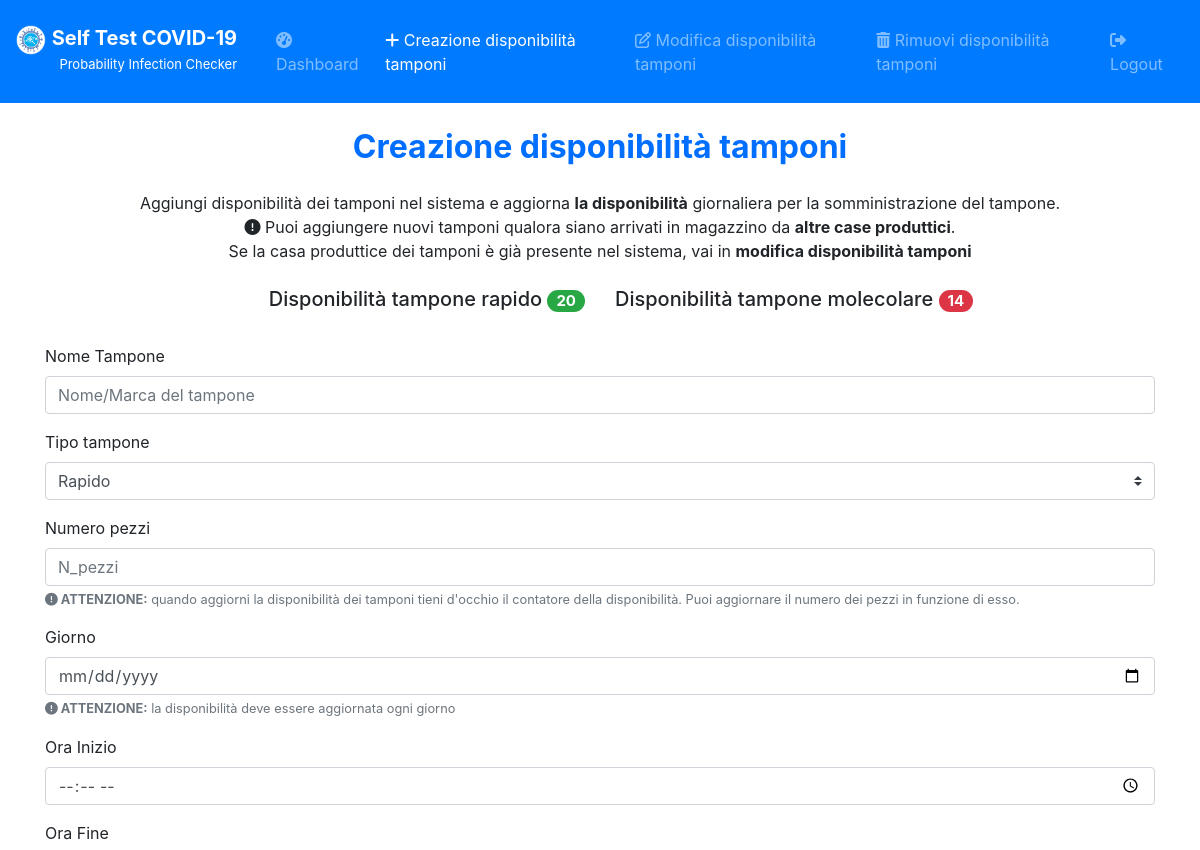
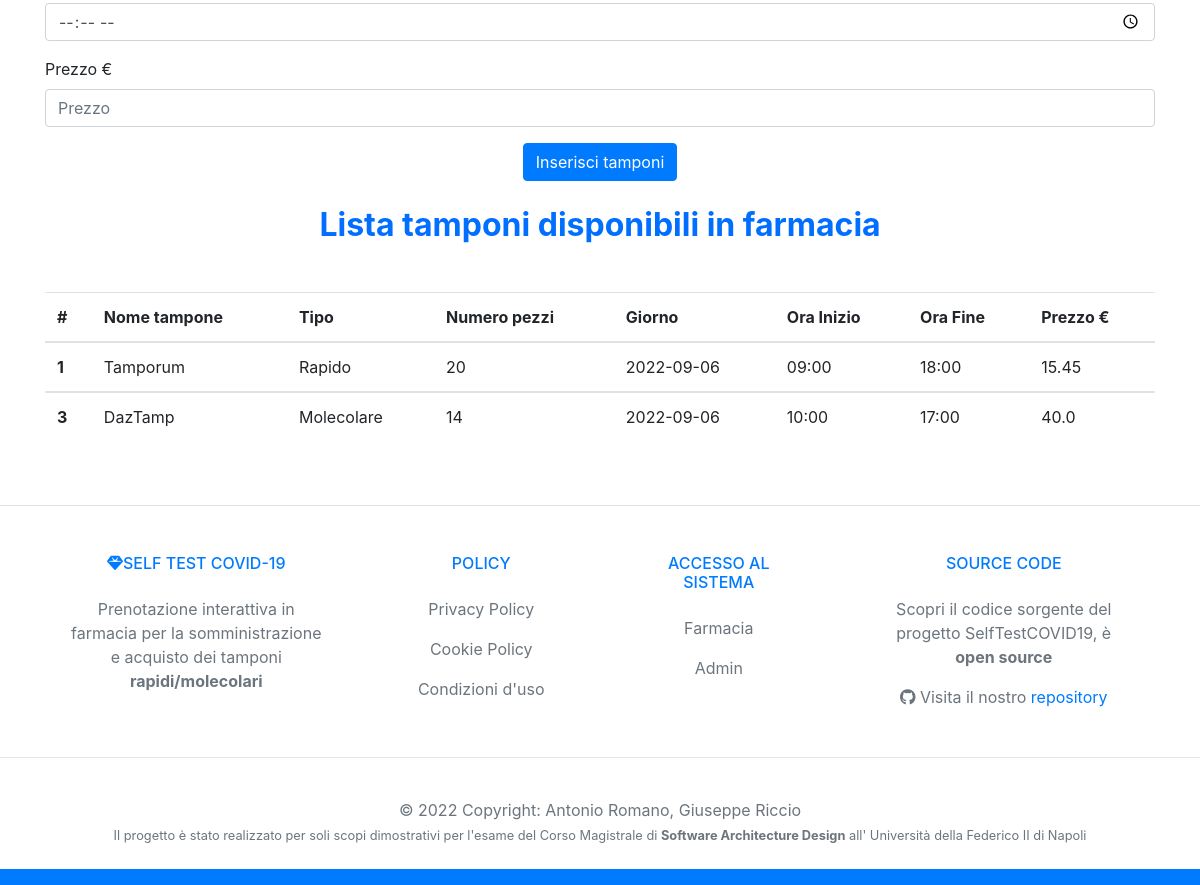
Before: /creazioneDisponibilitaTamponi (signed in) with the older database file (2 pictures, top to bottom).
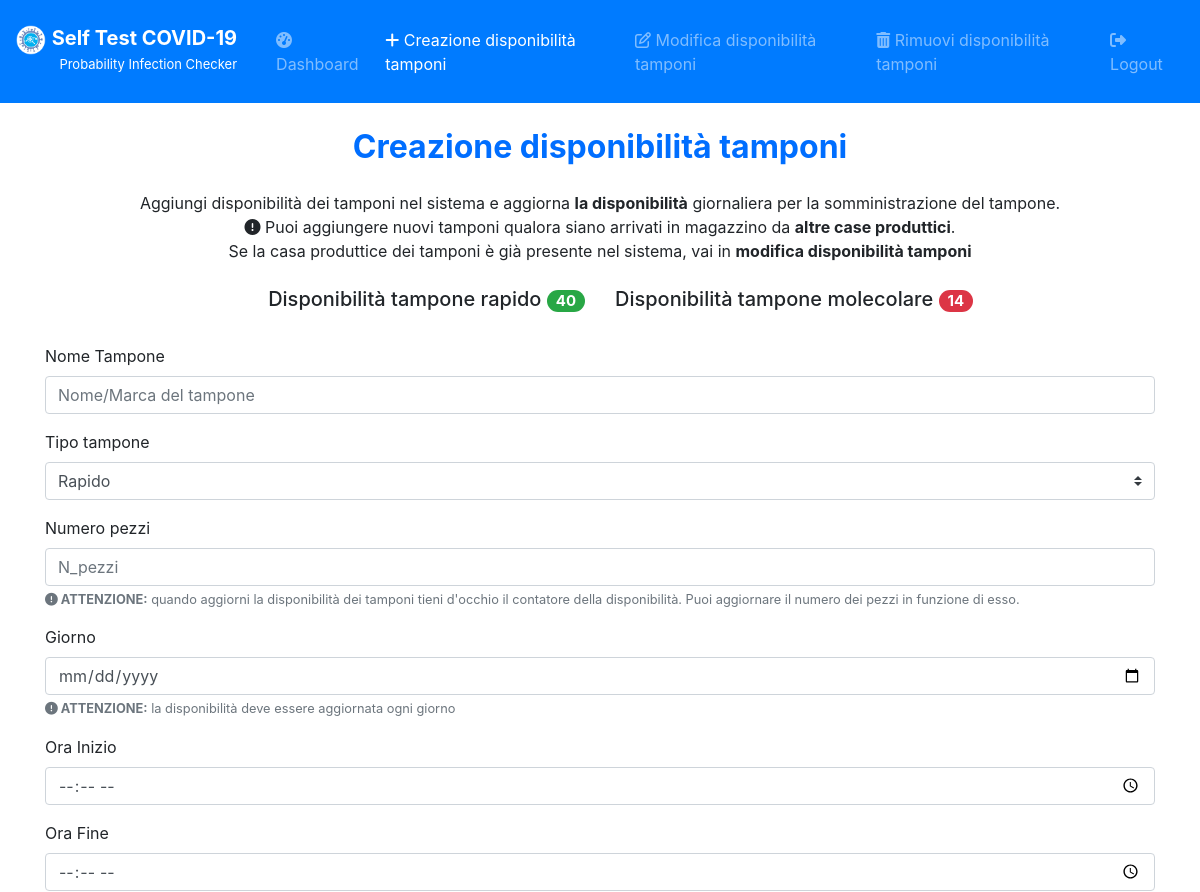
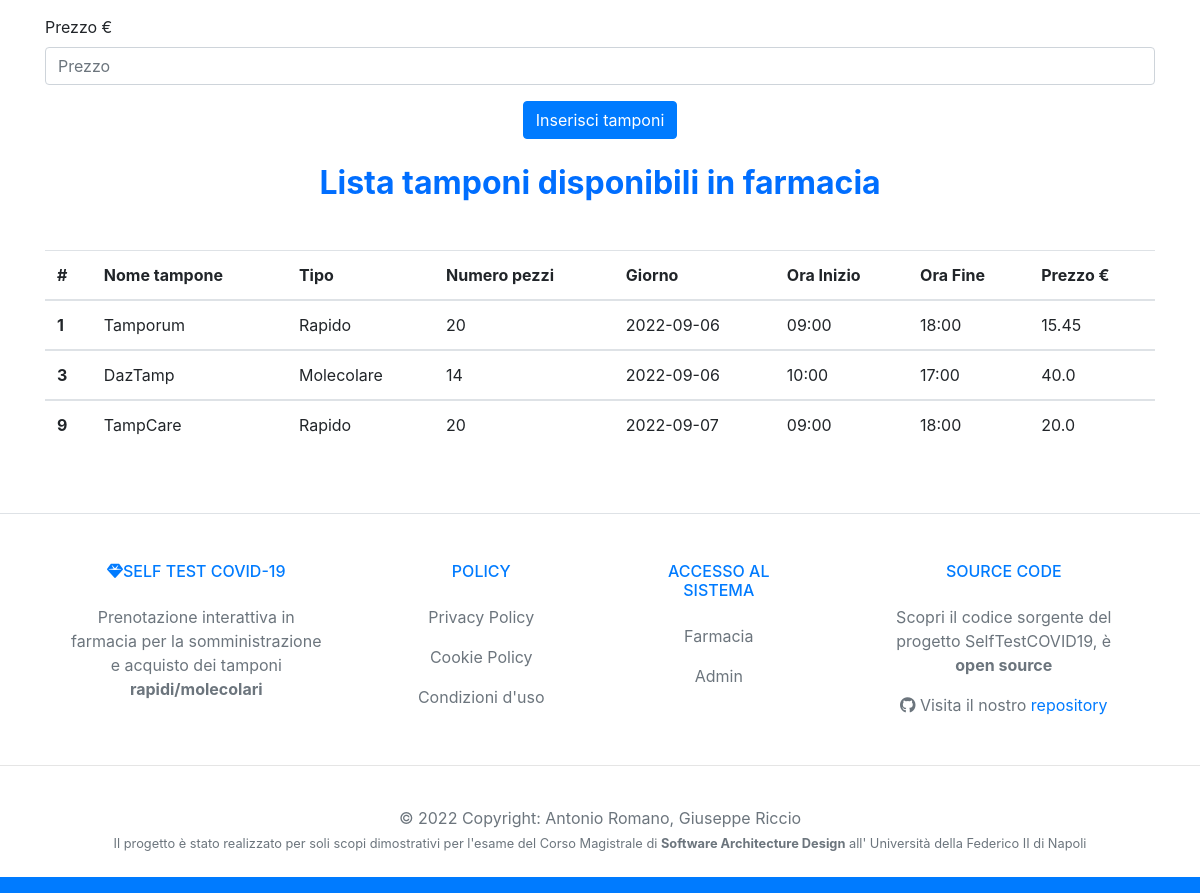
After: the same page with the newer database file (2 pictures, top to bottom).
### tables this page shows
CREATE TABLE `Tamponi` (
	ID INTEGER PRIMARY KEY AUTOINCREMENT,
	NomeTampone VARCHAR(50),
	Tipo VARCHAR(10),
	N_pezzi INTEGER,
	Giorno DATE,
	OraInizio TIME,
	OraFine TIME,
	Prezzo FLOAT,
	ID_Farmacia INTEGER,
	UNIQUE(NomeTampone,ID_Farmacia)
);

### controllers/GestioneDisponibilitàController.py (the view, shortened to what this page needs)
def creaDisponibilitaTamponi():
    msg_error = ""
    if 'loggedin' in session:
        connection = connectDB()
        tamponi = connection.execute('SELECT * FROM Tamponi WHERE ID_Farmacia = ?',(session['id'],)).fetchall()
        totaleRapido = connection.execute('SELECT COALESCE(SUM(N_pezzi),0) as TOT FROM Tamponi WHERE tipo = ? AND ID_Farmacia = ?',('Rapido',session['id'],)).fetchall()
        totaleMolecolare = connection.execute('SELECT COALESCE(SUM(N_pezzi),0) as TOT FROM Tamponi WHERE tipo = ? AND ID_Farmacia = ?',('Molecolare',session['id'],)).fetchall()
        connection.close()
    else:
        return redirect('/loginFarmacia')
    return render_template('/FarmaciaView/creazioneDisponibilitaTamponi.html',tamponi=tamponi, totaleRapido=totaleRapido, totaleMolecolare=totaleMolecolare, msg_error=msg_error)

### models/DB.py (called while the page is built)
def connectDB():
    connection = sqlite3.connect('./models/selftestcovid19.db')
    connection.row_factory = sqlite3.Row
    return connection

### templates/FarmaciaView/creazioneDisponibilitaTamponi.html (shortened to what the changed rows need)
<!doctype html>
<html lang="it">
<head>
  <link rel="stylesheet" href="https://cdnjs.cloudflare.com/ajax/libs/font-awesome/4.7.0/css/font-awesome.min.css">
  <link rel="stylesheet" href="https://stackpath.bootstrapcdn.com/bootstrap/4.3.1/css/bootstrap.min.css">
</head>
<body>
  <div class="container">
    <center>
      <h2 class="text-center" style="margin: 25px;"><b><span style="color: #006eff;">
            Creazione disponibilità tamponi</span></b></h2>
    </center>
  </div>
  <div class="flex justify-content-center my-4">
    <div class="row">
      <div class="col">
        {% for totaleRap in totaleRapido %}
        <h5 style="text-align: right;"> Disponibilità tampone rapido
          <span class="badge badge-pill badge-success"> {{totaleRap.TOT}} </span></h3>
          {% endfor %}
      </div>
      <div class="col">
        {% for totaleMol in totaleMolecolare %}
        <h5 style="text-align: left;"> Disponibilità tampone molecolare
          <span class="badge badge-pill badge-danger"> {{totaleMol.TOT}} </span></h3>
          {% endfor %}
      </div>
    </div>
  </div>
  <div class="container">
    <center>
      <h2 class="text-center" style="margin: 25px;"><b><span style="color: #006eff;">
            Lista tamponi disponibili in farmacia </span></b></h2>
      <div class="d-flex justify-content-center mt-5 table-responsive">
        <table class="table">
          <thead>
            <tr>
              <th scope="col">#</th>
              <th scope="col">Nome tampone</th>
              <th scope="col">Tipo</th>
              <th scope="col">Numero pezzi</th>
              <th scope="col">Giorno</th>
              <th scope="col">Ora Inizio</th>
              <th scope="col">Ora Fine</th>
              <th scope="col">Prezzo €</th>
            </tr>
          </thead>
          <tbody>
            {% for tampone in tamponi %}
            <tr>
              <th scope="row">{{ tampone.ID }}</th>
              <td>{{ tampone.NomeTampone }}</td>
              <td>{{ tampone.Tipo }}</td>
              <td>{{ tampone.N_pezzi }}</td>
              <td>{{ tampone.Giorno }}</td>
              <td>{{ tampone.OraInizio }}</td>
              <td>{{ tampone.OraFine }}</td>
              <td>{{ tampone.Prezzo }}</td>
            </tr>
          </tbody>
          {% endfor %}
        </table>
      </div>
    </center>
  </div>
</body>
</body>
</html>

Changed rows visible on the page:
added Tamponi: ID "9", NomeTampone "TampCare", Tipo "Rapido", N_pezzi "20", Giorno "2022-09-07", OraInizio "09:00", OraFine "18:00", Prezzo "20.0"
Other visible differences:
new list line: "Disponibilità tampone rapido 40"
list line gone: "Disponibilità tampone rapido 20"
